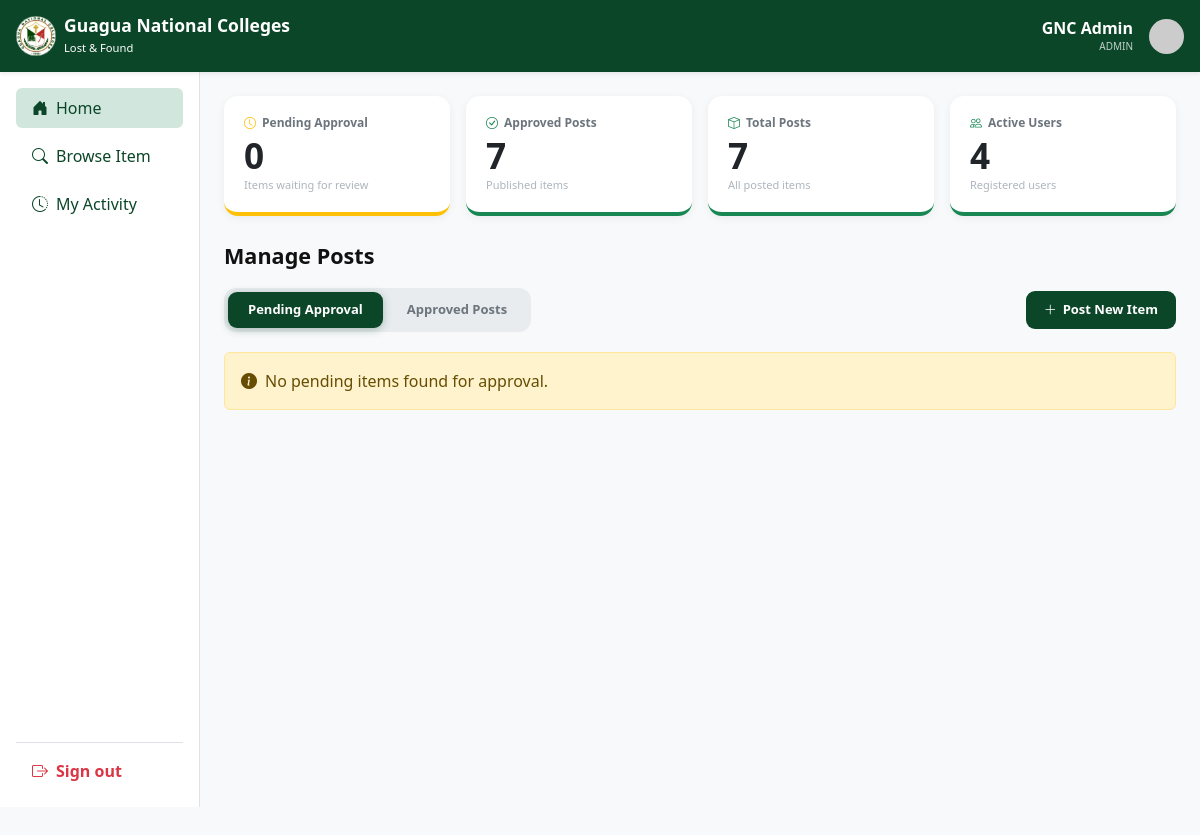
The app's page /admin-dash.php (signed in), older data.
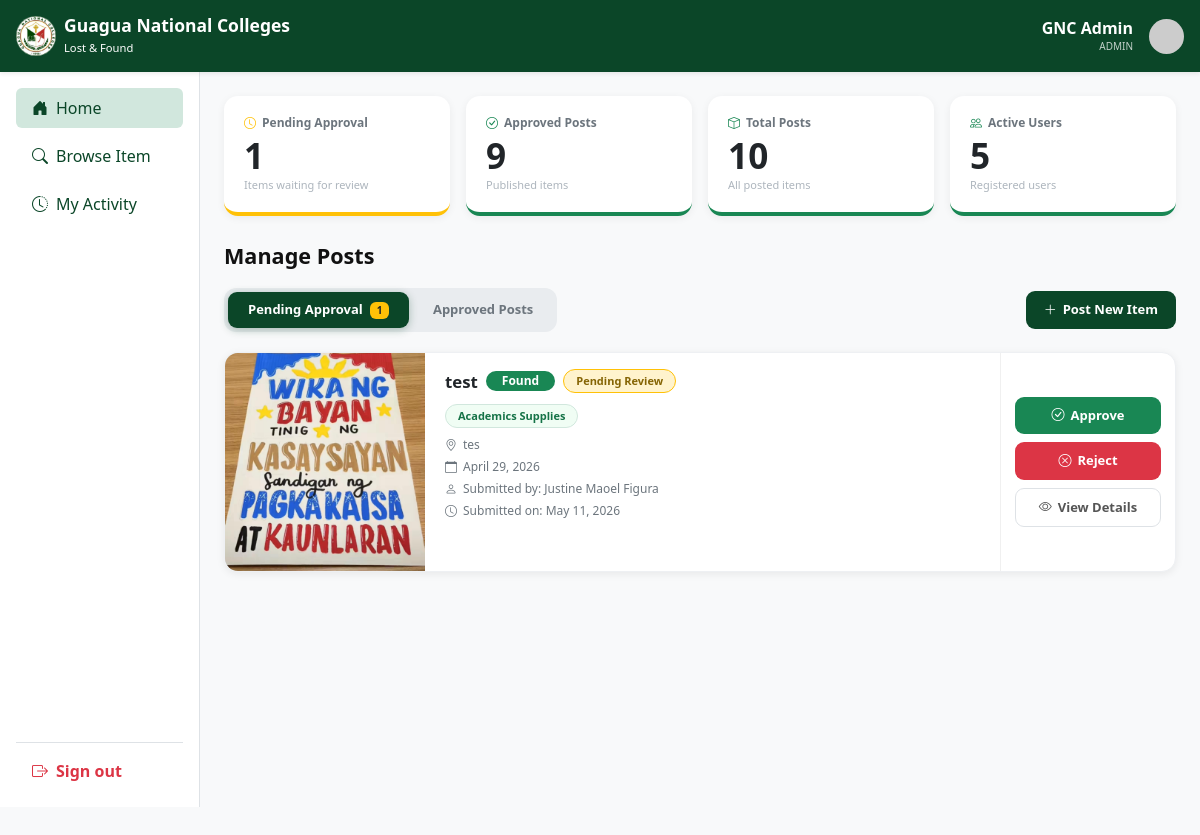
The same page, newer data.
### tables this page shows
CREATE TABLE `items` (
  `id` int(11) NOT NULL,
  `user_id` int(11) NOT NULL,
  `category_id` int(11) NOT NULL,
  `item_name` varchar(255) NOT NULL,
  `location_text` varchar(255) NOT NULL,
  `description` text NOT NULL,
  `notes` text DEFAULT NULL,
  `item_img` varchar(255) DEFAULT NULL,
  `time_last_seen` time DEFAULT NULL,
  `status` varchar(50) NOT NULL DEFAULT 'available',
  `post_type` enum('Lost','Found') NOT NULL,
  `upload_status` enum('approved','pending','rejected') DEFAULT 'pending',
  `item_resolved_status` enum('resolved','not resolved') DEFAULT 'not resolved',
  `contact_email` varchar(150) DEFAULT NULL,
  `contact_num` varchar(20) DEFAULT NULL,
  `date_reported` date NOT NULL,
  `created_at` timestamp NOT NULL DEFAULT current_timestamp(),
  `submitted_to_office` tinyint(1) DEFAULT 0
);

CREATE TABLE `categories` (
  `id` int(11) NOT NULL,
  `category_name` varchar(100) NOT NULL
);

CREATE TABLE `users` (
  `id` int(11) NOT NULL,
  `first_name` varchar(100) NOT NULL,
  `last_name` varchar(100) NOT NULL,
  `email` varchar(150) NOT NULL,
  `password` varchar(255) DEFAULT NULL,
  `role` enum('student','faculty','staff','admin') NOT NULL
);

### admin-dash.php (the view, shortened to what the changed rows need)
<?php
require 'includes/db.php';
$activeTab = (isset($_GET['tab']) && $_GET['tab'] === 'approved') ? 'approved' : 'pending';
$counts = $pdo->query("
    SELECT
        SUM(upload_status = 'pending')  AS pending,
        SUM(upload_status = 'approved') AS approved,
        COUNT(*)                        AS total
    FROM items
")->fetch(PDO::FETCH_ASSOC);
$pendingCount  = (int)($counts['pending']  ?? 0);
$approvedCount = (int)($counts['approved'] ?? 0);
$totalPosts    = (int)($counts['total']    ?? 0);
$activeUsers   = (int)$pdo->query("SELECT COUNT(*) FROM users")->fetchColumn();
$perPage     = 10;
$currentPage = max(1, (int)($_GET['page'] ?? 1));
$offset      = ($currentPage - 1) * $perPage;
$stmt = $pdo->prepare("
    SELECT i.id, i.item_name, i.post_type, i.location_text, i.date_reported,
           i.time_last_seen, i.description, i.item_img, i.upload_status,
           i.submitted_to_office, i.contact_email, i.contact_num, i.created_at,
           u.first_name, u.last_name, u.role,
           c.category_name
    FROM items i
    JOIN users u ON i.user_id = u.id
    JOIN categories c ON i.category_id = c.id
    WHERE i.upload_status = ?
    ORDER BY i.created_at DESC
    LIMIT ? OFFSET ?
");
$stmt->execute([$activeTab, $perPage, $offset]);
$items = $stmt->fetchAll(PDO::FETCH_ASSOC);
?>
<!DOCTYPE html>
<html lang="en">
<head>
    <link href="https://cdn.jsdelivr.net/npm/bootstrap@5.3.3/dist/css/bootstrap.min.css" rel="stylesheet">
    <link rel="stylesheet" href="https://cdn.jsdelivr.net/npm/bootstrap-icons@1.11.3/font/bootstrap-icons.min.css">
    <link rel="stylesheet" href="assets/css/admin-style.css">
</head>
<body class="bg-light">
<div class="container-fluid">
    <div class="row">
        <main class="main-content col-md-9 ms-sm-auto col-lg-10 px-md-4 py-4 min-vh-100">
            <div class="row g-3 mb-4">
                <div class="col-6 col-md-3">
                    <div class="stat-card pending">
                        <div class="stat-label"><i class="bi bi-clock text-warning"></i> Pending Approval</div>
                        <div class="stat-num"><?= $pendingCount ?></div>
                        <div class="stat-sub">Items waiting for review</div>
                    </div>
                </div>
                <div class="col-6 col-md-3">
                    <div class="stat-card approved">
                        <div class="stat-label"><i class="bi bi-check-circle text-success"></i> Approved Posts</div>
                        <div class="stat-num"><?= $approvedCount ?></div>
                        <div class="stat-sub">Published items</div>
                    </div>
                </div>
                <div class="col-6 col-md-3">
                    <div class="stat-card total">
                        <div class="stat-label"><i class="bi bi-box text-success"></i> Total Posts</div>
                        <div class="stat-num"><?= $totalPosts ?></div>
                        <div class="stat-sub">All posted items</div>
                    </div>
                </div>
                <div class="col-6 col-md-3">
                    <div class="stat-card users">
                        <div class="stat-label"><i class="bi bi-people text-success"></i> Active Users</div>
                        <div class="stat-num"><?= $activeUsers ?></div>
                        <div class="stat-sub">Registered users</div>
                    </div>
                </div>
            </div>
            <div class="section-title">Manage Posts</div>
            <div class="tabs-row">
                <div class="tab-pills">
                    <a href="?tab=pending&page=1" class="tab-pill <?= $activeTab === 'pending' ? 'active' : '' ?>">
                        Pending Approval
                        <?php if ($pendingCount > 0): ?>
                            <span class="badge bg-warning text-dark ms-1" style="font-size:10px;"><?= $pendingCount ?></span>
                        <?php endif; ?>
                    </a>
                </div>
                <button type="button" class="btn-post-new" data-bs-toggle="modal" data-bs-target="#postItemModal">
                </button>
            </div>
            <?php if (empty($items)): ?>
                <div class="alert alert-<?= $activeTab === 'pending' ? 'warning' : 'info' ?> d-flex align-items-center gap-2">
                    <i class="bi bi-info-circle-fill"></i>
                    <?= $activeTab === 'pending' ? 'No pending items found for approval.' : 'No approved items yet.' ?>
                </div>
            <?php else: ?>
                <?php foreach ($items as $item):
                    $isLost   = strtolower($item['post_type'] ?? '') === 'lost';
                    $itemJson = htmlspecialchars(
                        json_encode($item, JSON_HEX_TAG | JSON_HEX_AMP | JSON_HEX_APOS | JSON_HEX_QUOT),
                        ENT_QUOTES
                    );
                ?>
                    <div class="item-card">
                        <div class="card-img-col">
                            <img loading="lazy"
                                 src="uploads/<?= htmlspecialchars($item['item_img']) ?>"
                                 alt="<?= htmlspecialchars($item['item_name']) ?>"
                                 onerror="this.src='assets/images/placeholder-image.jpg'">
                        </div>
                        <div class="card-body-col">
                            <div class="d-flex align-items-center flex-wrap gap-2 mb-2">
                                <strong style="font-size:1.05rem;"><?= htmlspecialchars($item['item_name']) ?></strong>
                                <span class="badge rounded-pill px-3 py-1 fw-semibold"
                                      style="<?= $isLost ? 'background-color:#dc3545; color:#fff;' : 'background-color:#198754; color:#fff;' ?>">
                                    <?= $isLost ? 'Lost' : 'Found' ?>
                                </span>
                                <span class="<?= $activeTab === 'pending' ? 'badge-pending-review' : 'badge-approved-tag' ?>">
                                    <?= $activeTab === 'pending' ? 'Pending Review' : 'Approved' ?>
                                </span>
                            </div>
                            <div class="mb-2">
                                <span class="cat-badge"><?= htmlspecialchars($item['category_name']) ?></span>
                            </div>
                            <div class="meta-line"><i class="bi bi-geo-alt"></i><?= htmlspecialchars($item['location_text']) ?></div>
                            <div class="meta-line"><i class="bi bi-calendar"></i><?= date('F d, Y', strtotime($item['date_reported'])) ?></div>
                            <div class="meta-line"><i class="bi bi-person"></i>Submitted by: <?= htmlspecialchars($item['first_name'] . ' ' . $item['last_name']) ?></div>
                            <div class="meta-line">
                                <i class="bi bi-clock"></i>
                                <?= $activeTab === 'pending' ? 'Submitted' : 'Approved' ?> on:
                                <?= date('F d, Y', strtotime($item['created_at'])) ?>
                            </div>
                        </div>
                        <div class="card-actions-col">
                            <?php if ($activeTab === 'pending'): ?>
                                <a href="actions/update_status.php?id=<?= (int)$item['id'] ?>&status=approved&redirect=pending"
                                   class="btn-approve">
                                    <i class="bi bi-check-circle"></i> Approve
                                </a>
                                <a href="actions/update_status.php?id=<?= (int)$item['id'] ?>&status=rejected&redirect=pending"
                                   class="btn-reject"
                                   onclick="return confirm('Are you sure you want to reject and delete this item?')">
                                    <i class="bi bi-x-circle"></i> Reject
                                </a>
                            <?php endif; ?>
                            <button type="button"
                                    class="btn-view btn-view-details"
                                    data-item="<?= $itemJson ?>"
                                    data-bs-toggle="modal"
                                    data-bs-target="#adminViewItemModal">
                                <i class="bi bi-eye"></i> View Details
                            </button>
                        </div>
                    </div>
                <?php endforeach; ?>
            <?php endif; ?>
        </main>
    </div>
</div>
</body>
</html>

Row changes from the older to the newer data that the page shows:
added items: item_img+item_name (picture), item_name "test", post_type "Found", category.category_name "Academics Supplies", location_text "tes", date_reported "April 29, 2026", user.last_name "Justine Maoel Figura", created_at "May 11, 2026"
Text that changed along with them:
$pendingCount: "0" → "1"
$approvedCount: "7" → "9"
$totalPosts: "7" → "10"
$activeUsers: "4" → "5"
$pendingCount: (not shown) → "1"
text no longer shown: "No pending items found for approval."
